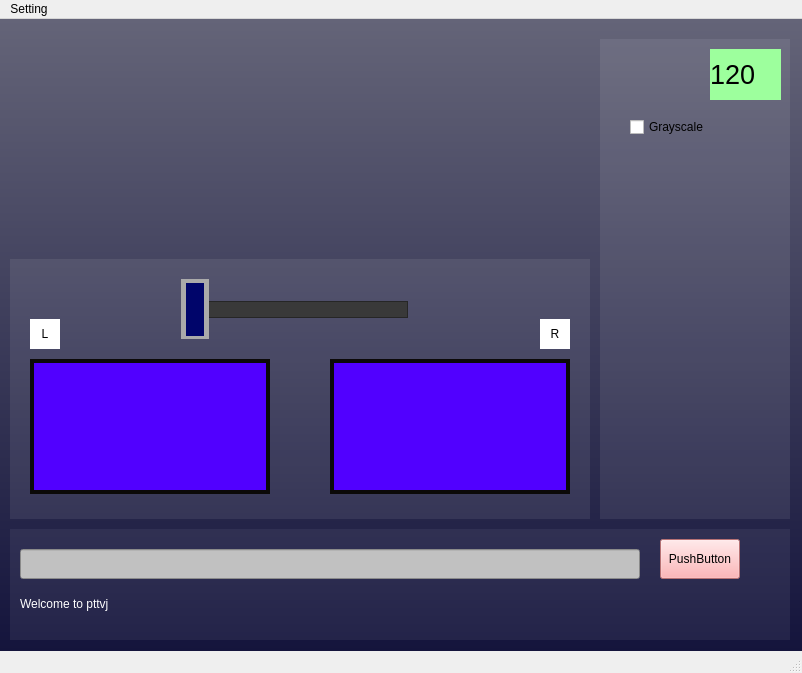
<?xml version="1.0" encoding="UTF-8"?>
<ui version="4.0">
 <class>MainWindow</class>
 <widget class="QMainWindow" name="MainWindow">
  <property name="geometry">
   <rect>
    <x>0</x>
    <y>0</y>
    <width>802</width>
    <height>673</height>
   </rect>
  </property>
  <property name="windowTitle">
   <string>MainWindow</string>
  </property>
  <property name="styleSheet">
   <string notr="true"/>
  </property>
  <widget class="QWidget" name="wrapperWidget">
   <property name="styleSheet">
    <string notr="true">.QWidget#wrapperWidget{
background-color: qlineargradient(spread:pad, x1:0, y1:0, x2:0, y2:1, stop:0 rgba(100, 100, 120, 255), stop:1 rgba(20, 20, 60, 255));
}</string>
   </property>
   <widget class="QWidget" name="cmdWidget" native="true">
    <property name="geometry">
     <rect>
      <x>10</x>
      <y>510</y>
      <width>780</width>
      <height>111</height>
     </rect>
    </property>
    <property name="styleSheet">
     <string notr="true">background-color: rgb(200, 200, 220, 20);</string>
    </property>
    <widget class="QPushButton" name="cmdBtn">
     <property name="geometry">
      <rect>
       <x>650</x>
       <y>10</y>
       <width>80</width>
       <height>40</height>
      </rect>
     </property>
     <property name="styleSheet">
      <string notr="true">background-color: rgb(255, 160, 162);</string>
     </property>
     <property name="text">
      <string>PushButton</string>
     </property>
    </widget>
    <widget class="QLineEdit" name="cmdLine">
     <property name="geometry">
      <rect>
       <x>10</x>
       <y>20</y>
       <width>620</width>
       <height>30</height>
      </rect>
     </property>
     <property name="styleSheet">
      <string notr="true">QLineEdit:focus{
	background-color: rgb(255,255,255);
}
QLineEdit{
	background-color: rgb(193, 193, 193);
}</string>
     </property>
    </widget>
    <widget class="QLabel" name="label">
     <property name="geometry">
      <rect>
       <x>10</x>
       <y>60</y>
       <width>620</width>
       <height>30</height>
      </rect>
     </property>
     <property name="styleSheet">
      <string notr="true">background-color: rgb(255, 255, 255, 0);
color: rgb(255, 255, 255);</string>
     </property>
     <property name="text">
      <string>Welcome to pttvj</string>
     </property>
    </widget>
   </widget>
   <widget class="QWidget" name="decksWidget" native="true">
    <property name="geometry">
     <rect>
      <x>10</x>
      <y>240</y>
      <width>580</width>
      <height>260</height>
     </rect>
    </property>
    <property name="styleSheet">
     <string notr="true">.QWidget#decksWidget{
background-color: rgb(255, 255, 255, 20);
}</string>
    </property>
    <widget class="QWidget" name="deckLWidget" native="true">
     <property name="geometry">
      <rect>
       <x>20</x>
       <y>100</y>
       <width>240</width>
       <height>135</height>
      </rect>
     </property>
     <property name="styleSheet">
      <string notr="true">QWidget{
background-color: rgb(81, 0, 255);
border: 4px solid;
border-color: rgb(11, 9, 9);
}
QWidget::hover{
border-color: rgb(255,255,255);
}</string>
     </property>
    </widget>
    <widget class="QWidget" name="deckRWidget" native="true">
     <property name="geometry">
      <rect>
       <x>320</x>
       <y>100</y>
       <width>240</width>
       <height>135</height>
      </rect>
     </property>
     <property name="styleSheet">
      <string notr="true">QWidget{
background-color: rgb(81, 0, 255);
border: 4px solid;
border-color: rgb(11, 9, 9);
}
QWidget::hover{
border-color: rgb(255,255,255);
}</string>
     </property>
    </widget>
    <widget class="QSlider" name="LRSlider">
     <property name="geometry">
      <rect>
       <x>170</x>
       <y>20</y>
       <width>240</width>
       <height>60</height>
      </rect>
     </property>
     <property name="styleSheet">
      <string notr="true">.QSlider {
    min-height: 60px;
    max-height: 60px;
}

.QSlider::groove:horizontal {
    border: 1px solid #262626;
    height: 15px;
    background: #393939;
    margin: 0 12px;
}

.QSlider::handle:horizontal {
    background: rgb(0, 5, 106);
    border: 5px solid #aaaaaa;
    width: 18px;
    height: 100px;
    margin: -24px -12px;
}
.QSlider::handle:horizontal:hover {
    background: rgb(0, 5, 106);
    border: 5px solid #ffffff;

}

</string>
     </property>
     <property name="maximum">
      <number>100</number>
     </property>
     <property name="pageStep">
      <number>100</number>
     </property>
     <property name="orientation">
      <enum>Qt::Horizontal</enum>
     </property>
    </widget>
    <widget class="QLabel" name="labelL">
     <property name="geometry">
      <rect>
       <x>20</x>
       <y>60</y>
       <width>30</width>
       <height>30</height>
      </rect>
     </property>
     <property name="styleSheet">
      <string notr="true">background-color: rgb(255, 255, 255);
</string>
     </property>
     <property name="text">
      <string>L</string>
     </property>
     <property name="alignment">
      <set>Qt::AlignCenter</set>
     </property>
    </widget>
    <widget class="QLabel" name="labelR">
     <property name="geometry">
      <rect>
       <x>530</x>
       <y>60</y>
       <width>30</width>
       <height>30</height>
      </rect>
     </property>
     <property name="styleSheet">
      <string notr="true">background-color: rgb(255, 255, 255);</string>
     </property>
     <property name="text">
      <string>R</string>
     </property>
     <property name="alignment">
      <set>Qt::AlignCenter</set>
     </property>
    </widget>
   </widget>
   <widget class="QWidget" name="statusWidget" native="true">
    <property name="geometry">
     <rect>
      <x>600</x>
      <y>20</y>
      <width>190</width>
      <height>480</height>
     </rect>
    </property>
    <property name="styleSheet">
     <string notr="true">.QWidget#statusWidget{
background-color: rgb(255, 255, 255, 20);
}</string>
    </property>
    <widget class="QLabel" name="bpmLabel">
     <property name="geometry">
      <rect>
       <x>110</x>
       <y>10</y>
       <width>71</width>
       <height>51</height>
      </rect>
     </property>
     <property name="font">
      <font>
       <pointsize>20</pointsize>
      </font>
     </property>
     <property name="styleSheet">
      <string notr="true">background-color: rgb(157, 255, 157);</string>
     </property>
     <property name="text">
      <string>120</string>
     </property>
    </widget>
    <widget class="QCheckBox" name="checkGrayscale">
     <property name="geometry">
      <rect>
       <x>30</x>
       <y>80</y>
       <width>75</width>
       <height>16</height>
      </rect>
     </property>
     <property name="text">
      <string>Grayscale</string>
     </property>
     <property name="iconSize">
      <size>
       <width>16</width>
       <height>16</height>
      </size>
     </property>
    </widget>
   </widget>
  </widget>
  <widget class="QMenuBar" name="menubar">
   <property name="geometry">
    <rect>
     <x>0</x>
     <y>0</y>
     <width>802</width>
     <height>21</height>
    </rect>
   </property>
   <widget class="QMenu" name="menuSetting">
    <property name="title">
     <string>Setting</string>
    </property>
    <addaction name="actionCamera"/>
   </widget>
   <addaction name="menuSetting"/>
  </widget>
  <widget class="QStatusBar" name="statusbar"/>
  <action name="actionCamera">
   <property name="text">
    <string>Camera</string>
   </property>
  </action>
 </widget>
 <resources/>
 <connections/>
</ui>
